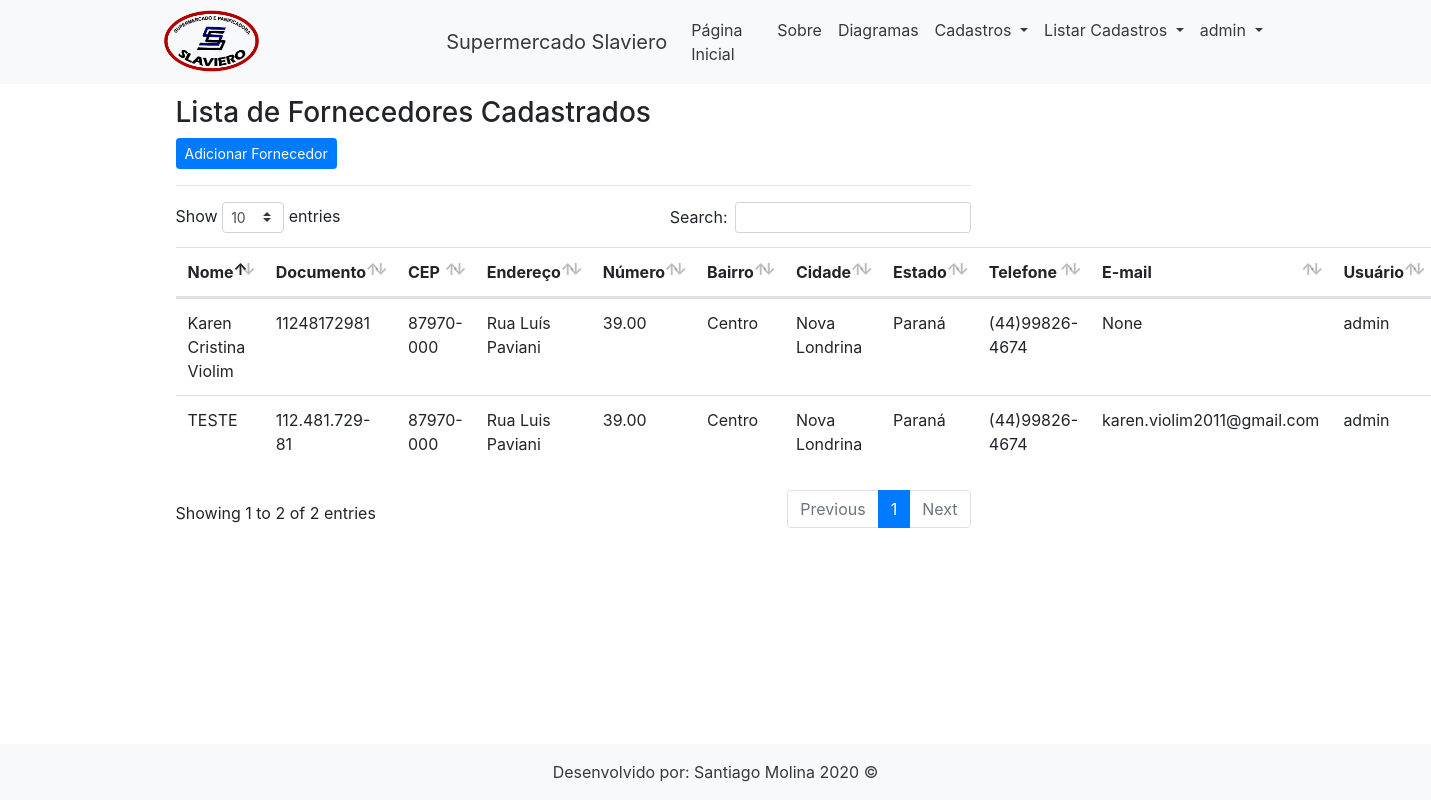
The app's page /listar/fornecedor/ (signed in) with its own data.
### cadastros/models.py (models this page shows, shortened)
class Fornecedor(models.Model):
    nome = models.CharField(max_length=100)
    documento = models.CharField(max_length=30, verbose_name="CPF ou CNPJ", unique=True)
    cep = models.CharField(max_length=20)
    endereco = models.CharField(max_length=120)
    numero = models.DecimalField(decimal_places=2, max_digits=4)
    bairro = models.CharField(max_length=50)
    cidade = models.CharField(max_length=50)
    estado = models.CharField(max_length=50)
    telefone = models.CharField(max_length=20)
    email = models.CharField(max_length=200, null=True, blank=True)
    usuario = models.ForeignKey(User, on_delete=models.PROTECT)

### cadastros/views.py (the view)
# urls.py: path('listar/fornecedor/', FornecedorList.as_view(), name='listar-fornecedor'),
class FornecedorList(LoginRequiredMixin, ListView):
    login_url = reverse_lazy('login')
    model = Fornecedor
    template_name = 'cadastros/listas/fornecedor.html'
    def get_queryset(self):
        self.object_list = Fornecedor.objects.filter(usuario=self.request.user)
        return self.object_list

### cadastros/templates/cadastros/listas/fornecedor.html (shortened to what this page needs)
{% extends 'paginas/modelo.html' %}
{% load static %}
{% block slide %}
<div class="col-lg-12">
    <p></p><br>
    <h3>Lista de Fornecedores Cadastrados</h3>
    <a href="{% url 'cadastrar-fornecedor' %}" class="btn btn-primary btn-sm">Adicionar Fornecedor</a>
    <hr>
    <div class="table responsive">
        <table class="table table striped" id="tabela_fornecedor">
            <thead>
                <tr>
                    <th>Nome</th>
                    <th>Documento</th>
                    <th>CEP</th>
                    <th>Endereço</th>
                    <th>Número</th>
                    <th>Bairro</th>
                    <th>Cidade</th>
                    <th>Estado</th>
                    <th>Telefone</th>
                    <th>E-mail</th>
                    <th>Usuário</th>
                </tr>
            </thead>
            <tbody>
                {% for fornecedor in object_list %}
                <tr>
                    <td>{{ fornecedor.nome }}</td>
                    <td>{{ fornecedor.documento }}</td>
                    <td>{{ fornecedor.cep }}</td>
                    <td>{{ fornecedor.endereco }}</td>
                    <td>{{ fornecedor.numero }}</td>
                    <td>{{ fornecedor.bairro }}</td>
                    <td>{{ fornecedor.cidade }}</td>
                    <td>{{ fornecedor.estado }}</td>
                    <td>{{ fornecedor.telefone }}</td>
                    <td>{{ fornecedor.email }}</td>
                    <td>{{ fornecedor.usuario }}</td>
                </tr>
                {% empty %}
                <tr>
                    <td colspan="3">Nenhum campo registrado.</td>
                </tr>
                {% endfor %}
            </tbody>
        </table>
    </div>
</div>
{% endblock %}

### paginas/templates/paginas/modelo.html (shortened to what this page needs)
{% load static %}
<!DOCTYPE html>
<html lang="pt-br">
<head>
    <link rel="stylesheet" href="{% static 'css/bootstrap.min.css' %}">
    <link rel="stylesheet" href="{% static 'css/font-awesome.min.css' %}">
    <link rel="stylesheet" href="{% static 'css/shop-homepage.css' %}">
    <link rel="stylesheet" type="text/css" href="{% static 'css/datatables.min.css' %}">
</head>
<body>
    {% block cabecalho %}
    <nav class="navbar navbar-expand-lg navbar-dark bg-light fixed-top">
        <div class="container">
            <img src="{% static 'img/logo.png'%}" width="100">
            <a class="navbar-brand text-dark" href="{% url 'index' %}">
                &nbsp&nbsp&nbsp&nbsp&nbsp&nbsp&nbsp&nbsp&nbsp&nbsp&nbsp&nbsp&nbsp&nbsp&nbsp&nbsp&nbsp&nbsp&nbsp&nbsp&nbsp&nbsp&nbsp&nbsp&nbsp&nbsp&nbsp&nbsp&nbsp&nbsp&nbsp&nbsp
                Supermercado Slaviero</a>
            <div class="collapse navbar-collapse" id="navbarResponsive">
                <ul class="navbar-nav ml-auto">
                    <li class="nav-item active">
                        <a class="nav-link text-dark" href="{%url 'index'%}">Página Inicial
                        </a>
                    </li>
                    <li class="nav-item">
                        <a class="nav-link text-dark" href="{%url 'sobre'%}">Sobre</a>
                    </li>
                    <li class="nav-item">
                        <a class="nav-link text-dark" href="{%url 'diagramas'%}">Diagramas</a>
                    </li>
                    {% if request.user.is_authenticated %}
                    <li class="nav-item dropdown text-dark">
                        <a class="nav-link text-dark dropdown-toggle" href="#" id="navbarDropdownPortfolio"
                            data-toggle="dropdown" aria-haspopup="true" aria-expanded="false">
                            Cadastros
                        </a>
                    </li>
                    {% endif %}
                    {% if request.user.is_authenticated %}
                    <li class="nav-item dropdown text-dark">
                        <a class="nav-link dropdown-toggle text-dark" href="#" id="navbarDropdownBlog"
                            data-toggle="dropdown" aria-haspopup="true" aria-expanded="false">
                            Listar Cadastros
                        </a>
                    </li>
                    {% endif %}
                    {% if request.user.is_authenticated %}
                    <li class="nav-item dropdown text-dark">
                        <a class="nav-link dropdown-toggle text-dark" href="#" id="navbarDropdownBlog"
                            data-toggle="dropdown" aria-haspopup="true" aria-expanded="false">
                            {{ request.user }}
                        </a>
                    </li>
                    {% endif %}
                </ul>
            </div>
        </div>
    </nav>
    {% endblock %}
    <div class="container">
        <div class="row">
            <div class="col-lg-9">
                {% block slide %}{% endblock %}
                <div class="row">
                </div>
            </div>
        </div>
    </div>
    {% block rodape %}
    <footer class="py-3 bg-light fixed-bottom">
        <div class="container">
            <p class="m-0 text-center text-dark">Desenvolvido por: Santiago Molina 2020 &copy;</p>
        </div>
    </footer>
    {% endblock %}
</body>
</html>

### static/css/shop-homepage.css (style rules this page uses)
body { padding-top: 56px; }

### records on screen
Fornecedor: nome "TESTE", documento "112.481.729-81", cep "87970-000", endereco "Rua Luis Paviani", numero "39.00", bairro "Centro", cidade "Nova Londrina", estado "Paraná", telefone "(44)99826-4674", email "karen.violim2011@gmail.com", usuario "admin"
Fornecedor: nome "Karen Cristina Violim", documento "11248172981", cep "87970-000", endereco "Rua Luís Paviani", numero "39.00", bairro "Centro", cidade "Nova Londrina", estado "Paraná", telefone "(44)99826-4674", email "None", usuario "admin"

### other values on screen
{{ request.user }} "admin"
